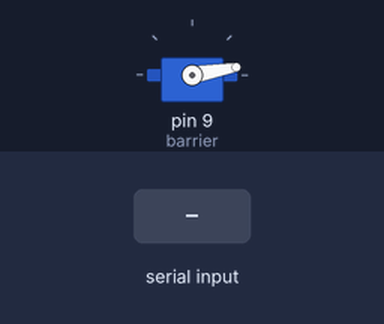
Bench run of a sketch on a simulated Arduino Uno, built with avr-gcc and run on an emulated ATmega328P. Parts: servo. Inputs (shaded band) come from the test bench.

Above: at 1.2 s.
1.3 s: "OPEN\n" received over Serial
At 1.6 s:
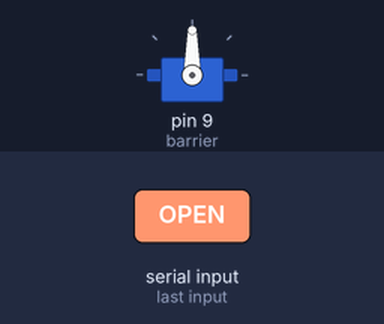
Timing chart, 0 to 7.8 s (numbered marks = the images above; inputs shaded):
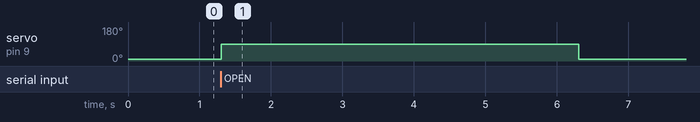

Measured:
- after the input at 1.3 s, servo on pin 9 (barrier): 10° → 90° at once, → 10° 5.0 s later

The sketch:

arduino_barrier.ino
```cpp
#include <Servo.h>

Servo barrier;

int posClose = 10;   // góc đóng barie
int posOpen  = 90;   // góc mở barie

void setup() {
  Serial.begin(9600);
  barrier.attach(9);
  barrier.write(posClose); // đóng ban đầu
}

void loop() {
  if (Serial.available()) {
    String cmd = Serial.readStringUntil('\n');
    cmd.trim();

    if (cmd == "OPEN") {
      openBarrier();
    }
  }
}

void openBarrier() {
  barrier.write(posOpen);   // mở barie
  delay(5000);              // chờ xe đi qua
  barrier.write(posClose);  // đóng lại
}
```
